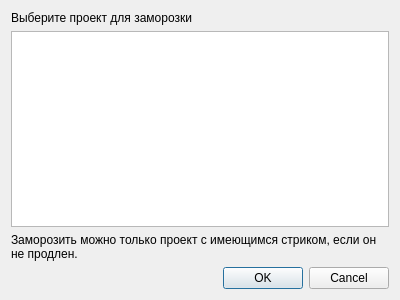
<?xml version="1.0" encoding="UTF-8"?>
<ui version="4.0">
 <class>freeze_projrct</class>
 <widget class="QDialog" name="freeze_projrct">
  <property name="geometry">
   <rect>
    <x>0</x>
    <y>0</y>
    <width>400</width>
    <height>300</height>
   </rect>
  </property>
  <property name="font">
   <font>
    <family>Arial</family>
   </font>
  </property>
  <property name="windowTitle">
   <string>Заморозка проекта</string>
  </property>
  <property name="accessibleName">
   <string>Заморозка проекта</string>
  </property>
  <layout class="QVBoxLayout" name="verticalLayout">
   <item>
    <widget class="QLabel" name="label">
     <property name="text">
      <string>Выберите проект для заморозки</string>
     </property>
    </widget>
   </item>
   <item>
    <widget class="QListWidget" name="list_projects">
     <property name="accessibleName">
      <string>Проекты</string>
     </property>
    </widget>
   </item>
   <item>
    <widget class="QLabel" name="label_2">
     <property name="text">
      <string>Заморозить можно только проект с имеющимся стриком, если он не продлен.</string>
     </property>
     <property name="wordWrap">
      <bool>true</bool>
     </property>
    </widget>
   </item>
   <item>
    <widget class="QDialogButtonBox" name="buttonBox">
     <property name="orientation">
      <enum>Qt::Orientation::Horizontal</enum>
     </property>
     <property name="standardButtons">
      <set>QDialogButtonBox::StandardButton::Cancel|QDialogButtonBox::StandardButton::Ok</set>
     </property>
    </widget>
   </item>
  </layout>
 </widget>
 <tabstops>
  <tabstop>list_projects</tabstop>
 </tabstops>
 <resources/>
 <connections>
  <connection>
   <sender>buttonBox</sender>
   <signal>accepted()</signal>
   <receiver>freeze_projrct</receiver>
   <slot>accept()</slot>
   <hints>
    <hint type="sourcelabel">
     <x>248</x>
     <y>254</y>
    </hint>
    <hint type="destinationlabel">
     <x>157</x>
     <y>274</y>
    </hint>
   </hints>
  </connection>
  <connection>
   <sender>buttonBox</sender>
   <signal>rejected()</signal>
   <receiver>freeze_projrct</receiver>
   <slot>reject()</slot>
   <hints>
    <hint type="sourcelabel">
     <x>316</x>
     <y>260</y>
    </hint>
    <hint type="destinationlabel">
     <x>286</x>
     <y>274</y>
    </hint>
   </hints>
  </connection>
 </connections>
</ui>
